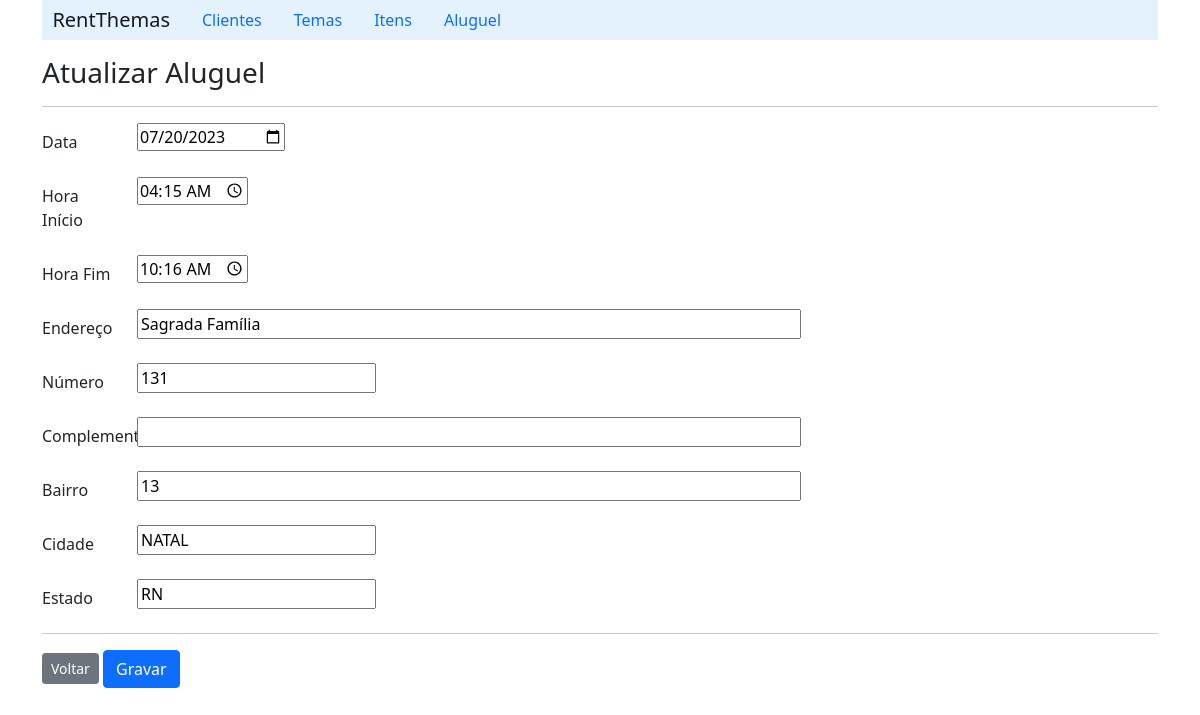
The app's page /detailRent/9 with its own data.
### rent/models.py (models this page shows, shortened)
class Rent(models.Model):
    date = models.DateField(blank=False, null=False)
    start_hours = models.CharField(max_length=5, blank=False, null=False)
    end_hours = models.CharField(max_length=5, blank=False, null=False)
    client = models.ForeignKey('Client', on_delete=CASCADE, related_name='rents')
    theme = models.ForeignKey('Theme', on_delete=CASCADE, related_name='rents')
    end_price = models.FloatField(default=0)
    address = models.OneToOneField('Address', on_delete=models.CASCADE, null=True)

class Address(models.Model):
    street = models.CharField(max_length=60)
    number = models.IntegerField(null=True)
    complement = models.CharField(max_length=50)
    district = models.CharField(max_length=20)
    city = models.CharField(max_length=20)
    state = models.CharField(max_length=20, blank=True)

### rent/views.py (the view)
# urls.py: path('detailRent/<int:id>', RentViews.detailRent),
    def detailRent(request, id):
        rent = Rent.objects.get(pk=id)
        return render(request, 'rent/formEditRent.html', {'rent': rent})

### rent/templates/rent/formEditRent.html (shortened to what this page needs)
{% extends "index.html" %}
{% block content %}
    <h3>Atualizar Aluguel</h3>
    <hr>
        <form action="/updateRent/{{rent.id}}" method="post">
            <div class="row mb-3">
                <label class="col-sm-1 col-form-label" for="date">Data</label>
                <div class="col-sm-11">
                    <input id="date" type="date" name="date" value="{{rent.date|date:'Y-m-d'}}">
                </div>
            </div>
            <div class="row mb-3">
                <label class="col-sm-1 col-form-label" for="start">Hora Início</label>
                <div class="col-sm-11">
                    <input id="start" type="time" name="start_hours" value="{{rent.start_hours}}">
                </div>
            </div>
            <div class="row mb-3">
                <label class="col-sm-1 col-form-label" for="end">Hora Fim</label>
                <div class="col-sm-11">
                    <input id="end" type="time" name="end_hours" value="{{rent.end_hours}}">
                </div>
            </div>
            <div class="row mb-3">
                <label class="col-sm-1 col-form-label"  for="street">Endereço</label>
                <div class="col-sm-11">
                    <input id="street" size="66" type="text" name="street" value="{{rent.address.street}}">
                </div>
            </div>
            <div class="row mb-3">
                <label class="col-sm-1 col-form-label"  for="number">Número</label>
                <div class="col-sm-11">
                    <input id="number"  type="text" name="number" value="{{rent.address.number}}">
                </div>
            </div>
            <div class="row mb-3">
                <label class="col-sm-1 col-form-label"  for="complement">Complemento</label>
                <div class="col-sm-11">
                    <input id="complement" size="66" type="text" name="complement" value="{{rent.address.complement}}">
                </div>
            </div>
            <div class="row mb-3">
                <label class="col-sm-1 col-form-label"  for="district">Bairro</label>
                <div class="col-sm-11">
                    <input id="district" size="66" type="text" name="district" value="{{rent.address.district}}">
                </div>
            </div>
            <div class="row mb-3">
                <label class="col-sm-1 col-form-label"  for="city">Cidade</label>
                <div class="col-sm-11">
                    <input id="city" size="20" type="text" name="city" value="{{rent.address.city}}">
                </div>
            </div>
            <div class="row mb-3">
                <label class="col-sm-1 col-form-label"  for="state">Estado</label>
                <div class="col-sm-11">
                    <input id="state" size="20" type="text" name="state" value="{{rent.address.state}}">
                </div>
            </div>
            <hr>
            <a class="btn btn-secondary btn-sm" href="/listRent">Voltar</a>
            <input class="btn btn-primary" type="submit" value="Gravar">
        </form>
{% endblock %}

### records on screen
Rent: date "07/20/2023", start_hours "04:15", end_hours "10:16", street "Sagrada Família", number "131", district "13", city "NATAL", state "RN"
